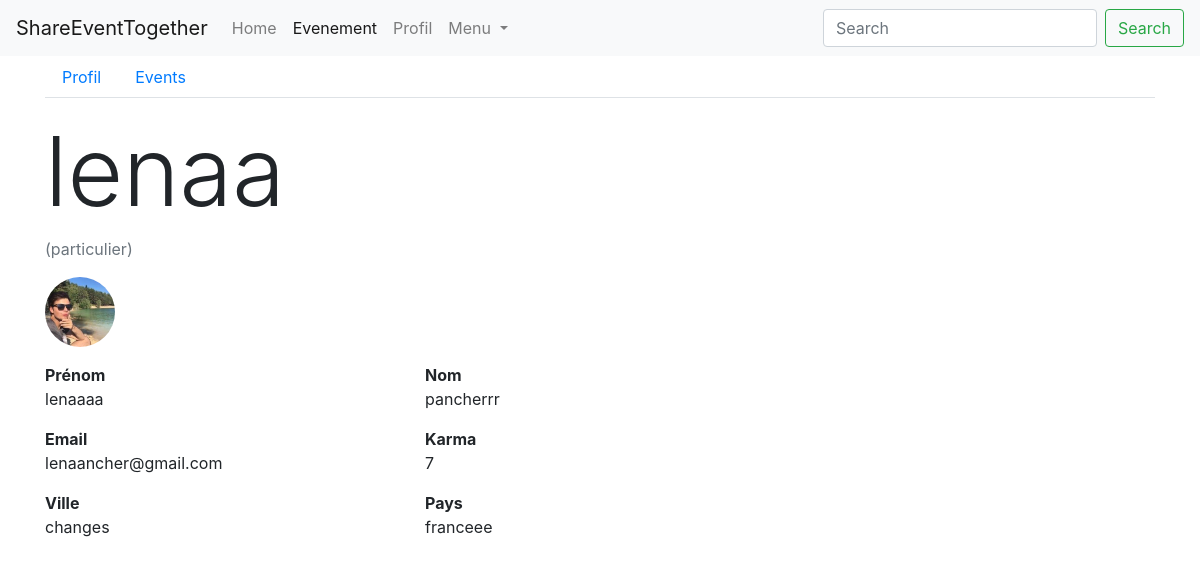
The app's page /profil/utilisateur/2 (signed in) with its own data.
### persons/models.py (models this page shows, shortened)
class Person(models.Model):
    TYPE_PARTICULIER = 'particulier'
    TYPE_PROFESSIONNEL = 'professionnel'
    TYPE_CHOICES = (
        (TYPE_PARTICULIER, 'particulier'),
        (TYPE_PROFESSIONNEL, 'professionnel')
    )
    user = models.ForeignKey('users.User', on_delete=models.CASCADE)
    first_name = models.CharField('prenom', max_length=100)
    last_name = models.CharField('nom', max_length=100)
    birth_date = models.DateField('date naissance')
    address = models.CharField('adresse', max_length=250)
    zip_code = models.IntegerField('code postal')
    city = models.CharField('ville', max_length=50)
    country = models.CharField('pays', max_length=100)
    phone_number = PhoneNumberField('telephone')
    pseudo = models.CharField('pseudo', max_length=50)
    person_type = models.CharField('type', choices=TYPE_CHOICES, max_length=15)
    created_at = models.DateTimeField('crée à', auto_now=True)
    note = models.IntegerField('karma', null=True, blank=True)
    imageProfil = models.FileField('image', null=True, default='utilisateur-de-profil.svg')

### users/models.py (models this page shows, shortened)
class User(AbstractBaseUser, PermissionsMixin):
    email = models.EmailField('email', max_length=254, unique=True)
    is_staff = models.BooleanField('statut staff', default=False)
    is_superuser = models.BooleanField('statut superutilisateur', default=False)
    is_active = models.BooleanField('actif', default=True)
    last_login = models.DateTimeField('dernière connexion', null=True, blank=True)
    date_joined = models.DateTimeField('date d\'inscription', auto_now_add=True)
    USERNAME_FIELD = 'email'
    EMAIL_FIELD = 'email'
    REQUIRED_FIELDS = []
    objects = UserManager()
    class Meta:
        ordering = ['email', ]
        verbose_name = 'utilisateur'
        verbose_name_plural = 'utilisateurs'

### events/views/persons.py (the view)
# urls.py: path('profil/utilisateur/<int:person_id>', ProfilShowUserView.as_view(), name='profil-show-user'),
class ProfilShowUserView(PersonView):
    def get(self, request, person_id):
        person = get_person_by_id(person_id)
        user = request.user
        context = {
            'person': person,
            'user': user,
            'navigation_items': navigation.navigation_items(navigation.NAV_EVENEMENT),
        }
        return render(request, 'persons/profil/profil_show_user.html', context)

### events/models_helpers.py (called while the page is built)
def get_person_by_id(person_id):
    return Person.objects.get(pk=person_id)

### events/navigation.py (called while the page is built)
def navigation_items(selected_item=None):
    items = []
    for name, shortcut in NAV_ITEMS:
        items.append({
            'name': name,
            'url': reverse(shortcut),
            'active': True if selected_item == name else False,
        })
    return items

### events/templates/persons/profil/profil_show_user.html (shortened to what this page needs)
{% extends 'persons/base_navbar.html' %}
{% load static %}
{% block content %}
    <ul class="nav nav-tabs">
        <li class="nav-item">
            <a class="nav-link" href="{% url 'profil-show-user' person.pk %}">Profil</a>
        </li>
        <li class="nav-item">
            <a class="nav-link" href="{% url 'profil-show-events' person.pk %}">Events</a>
        </li>
    </ul>
    <div class="row my-3">
        <div class="col-md-8">
            <div>
                <h2 class="display-1">{{ person.pseudo }}</h2>
                <p class="text-muted"> ({{ person.person_type }})</p>
            </div>
            <img class="rounded-circle mr-5" height="70" width="70" src="{{ person.imageProfil.url }}">
        </div>
    </div>
    <div class="row">
        <div class="col-md-4">
            <p>
                <b>Prénom</b>
                <br>
                {{ person.first_name }}
            </p>
        </div>
        <div class="col-md-4">
            <p>
                <b>Nom</b>
                <br>
                {{ person.last_name }}
            </p>
        </div>
    </div>
    <div class="row">
        <div class="col-md-4">
            <p>
                <b>Email</b>
                <br>
                {{ person.user.email }}
            </p>
        </div>
        <div class="col-md-4">
            <p>
                <b>Karma</b>
                <br>
                {% if person.note is not None %}
                    {{ person.note }}
                {% else %}
                    <span>Cette personne n'a pas de note pour le moment :(</span>
                {% endif %}
            </p>
        </div>
    </div>
    <div class="row">
        <div class="col-md-4">
            <p>
                <b>Ville</b>
                <br>
                {{ person.city }}
            </p>
        </div>
        <div class="col-md-4">
            <p>
                <b>Pays</b>
                <br>
                {{ person.country }}
            </p>
        </div>
    </div>
{% endblock content %}

### records on screen
Person: pseudo "lenaa", person_type "particulier", imageProfil (picture), first_name "lenaaaa", last_name "pancherrr", user.email "lenaancher@gmail.com", note "7", city "changes", country "franceee"

### other values on screen
{{ item.name }} "Home" "Evenement" "Profil"
